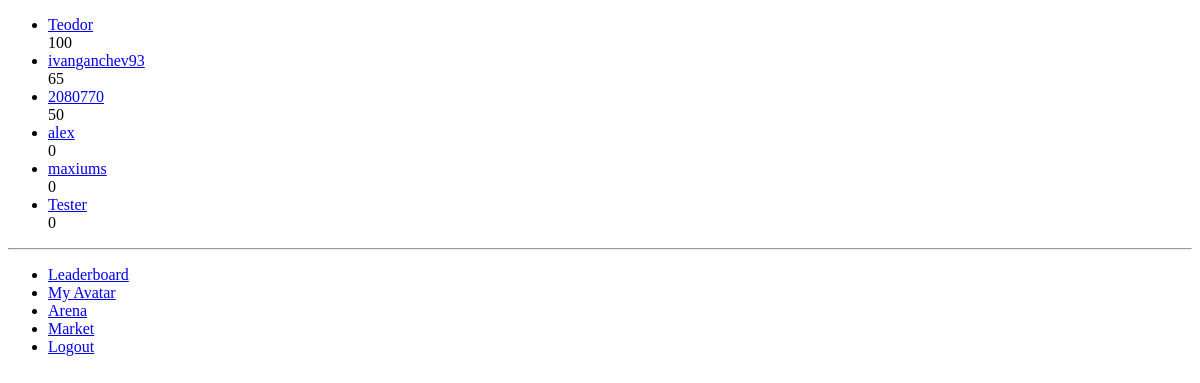
/Spartacus/arena/ (signed in), run on an earlier commit of the app's database.
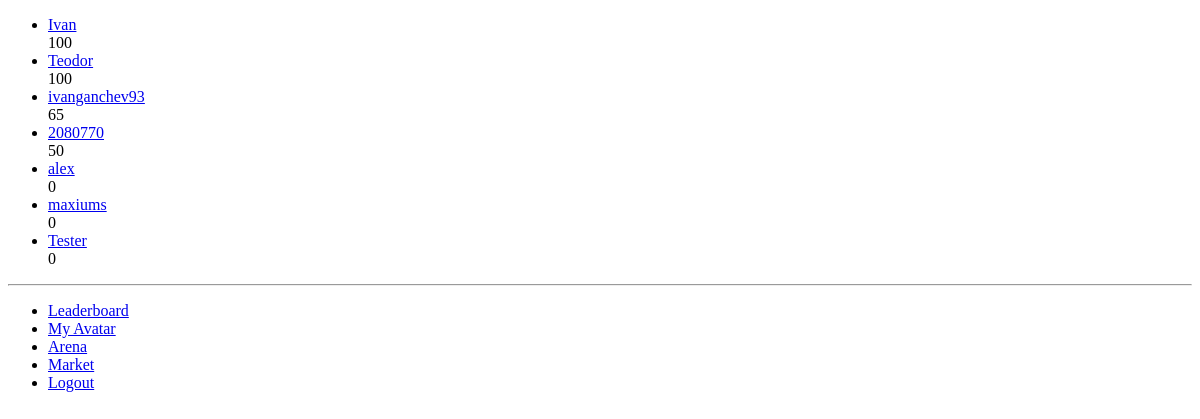
And on a later commit of the database.
### Spartacus/models.py (models this page shows, shortened)
class Avatar(models.Model):
    user = models.OneToOneField(User)
    picture = models.ImageField(upload_to='profile_images', blank=True)
    cash = models.IntegerField(default = 1000)
    attack = models.IntegerField(default= 10)
    deffence = models.IntegerField(default= 10)
    strength = models.IntegerField(default= 10)
    agility = models.IntegerField(default= 10)
    intelligence = models.IntegerField(default = 10)
    victories = models.IntegerField(default = 0)
    points = models.IntegerField(default = 0) # for ranking...every time a gladiator fights get some amount of points

### Spartacus/views.py (the view)
@login_required
def arena(request):
    context_dict = {}
    user = request.user
    try:
        opponents = Avatar.objects.exclude(user = user).order_by('-points')
        you = Avatar.objects.get(user = user)
        relevant_opponents = []
        for opponent in opponents:
            point_difference = int(opponent.points) - int(you.points)
            if point_difference < 200 and point_difference > - 200:
                relevant_opponents += [opponent]
        context_dict['opponents'] = relevant_opponents
    except:
        print "Query fail Arena"
    return render(request, 'Spartacus/arena.html', context_dict)

### templates/Spartacus/arena.html (shortened to what this page needs)
{% extends 'Spartacus/base.html' %}
{% load staticfiles %}
{% block body_block %}
    <ul>
    {% for opponent in opponents %}
        <li><a href="{% url 'battle' opponent.user.username %}">{{ opponent.user.username }}</a><br/>
            {{ opponent.points }}</li>
    {% endfor %}
    </ul>
{% endblock %}

What changed in the data, as far as the page shows it:
now on this page (row edited): Avatar: user.username "Ivan", points "100"
